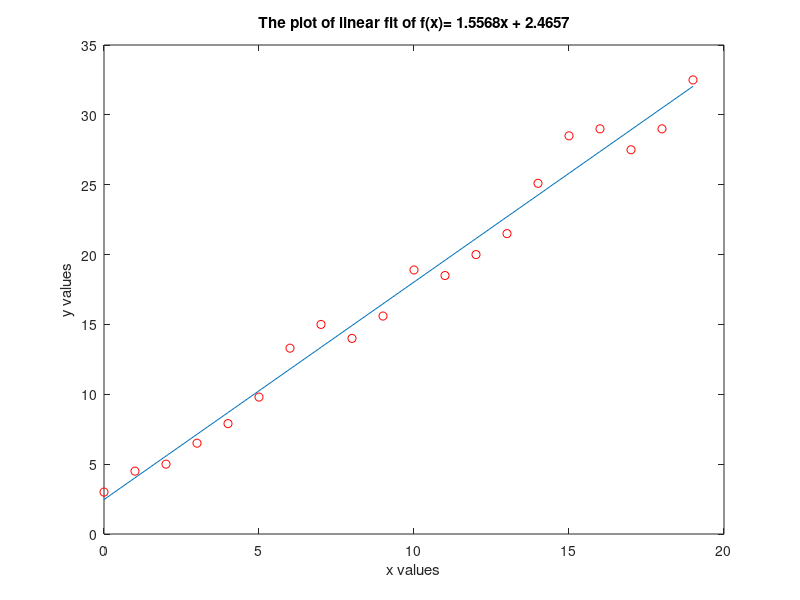
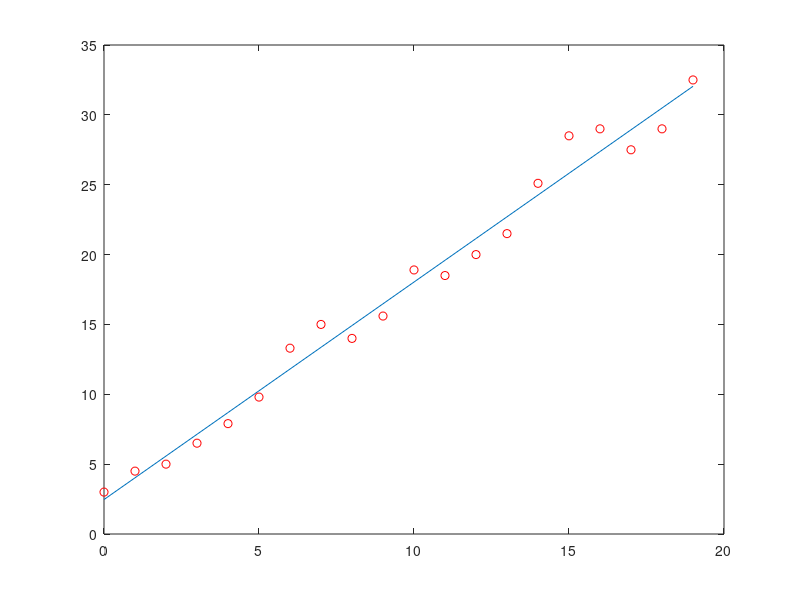

MATLAB code to generate these figures, in order:
clear all
x = [0 1 2 3 4 5 6 7 8 9 10 11 12 13 14 15 16 17 18 19]; #  the arrays should be of equal size
y = [3 4.5 5 6.5 7.9 9.8 13.3 15 14 15.6 18.9 18.5 20 21.5 25.1 28.5 29 27.5 29 32.5 ];
# function is f(x) = mx + b
p = polyfit(x, y,1) # 1 st degree polynomial
y1 = polyval(p,x); # y1 = the function we need to fit the value, p = fitted function p for the value x

figure 1
plot(x,y1)
hold on # dont delete the plot, with this on, plot another figure in the same plot
plot(x, y, 'or')
title("The plot of linear fit of f(x)= 1.5568x + 2.4657")
xlabel("x values")
ylabel("y values")

figure 2
plot(x,y1,x,y,'or')
